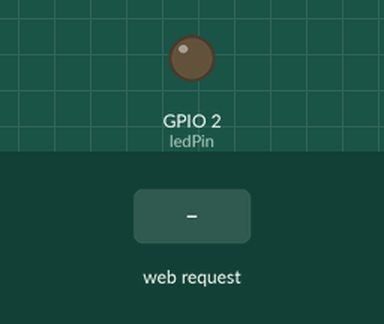
Bench run of a sketch on a simulated ESP8266 (NodeMCU). On the bench: output pins drawn as LEDs (lit = HIGH). The inputs (shaded band) are chosen by the test bench. WiFi joins after 1.5 s; servers stay silent unless stated; what the sketch prints to the serial monitor is not drawn.

Above: at 2.7 s.
2.8 s: HTTP request GET /LED=OFF received
At 3.5 s:
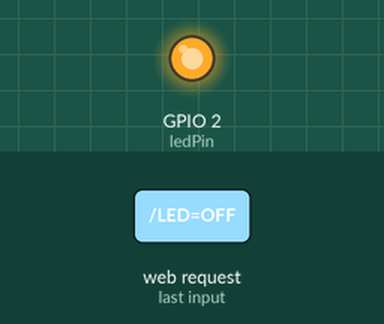
4.3 s: HTTP request GET /LED=ON received
At 4.6 s:
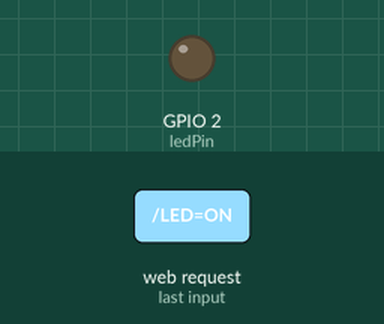
Timing chart, 0 to 7.3 s (numbered marks = the images above; inputs shaded):
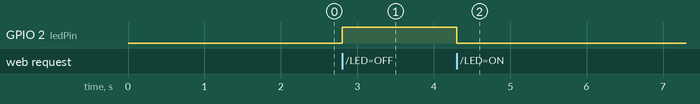

The sketch:

WiFi_Blink.ino
```cpp
#include <ESP8266WiFi.h>

const char* ssid = "robante_guest";
const char* password = "680c777656";

int ledPin = 2; // GPIO13
WiFiServer server(80);

void setup() {
  Serial.begin(115200);
  delay(10);

  pinMode(ledPin, OUTPUT);
  digitalWrite(ledPin, LOW);

  // Connect to WiFi network
  Serial.println();
  Serial.println();
  Serial.print("Connecting to ");
  Serial.println(ssid);

  WiFi.begin(ssid, password);

  while (WiFi.status() != WL_CONNECTED) {
    delay(500);
    Serial.print(".");
  }
  Serial.println("");
  Serial.println("WiFi connected");

  // Start the server
  server.begin();
  Serial.println("Server started");

  // Print the IP address
  Serial.print("Use this URL to connect: ");
  Serial.print("http://");
  Serial.print(WiFi.localIP());
  Serial.println("/");

}

void loop() {
  // Check if a client has connected
  WiFiClient client = server.available();
  if (!client) {
    return;
  }

  // Wait until the client sends some data
  Serial.println("new client");
  while(!client.available()){
    delay(1);
  }

  // Read the first line of the request
  String request = client.readStringUntil('\r');
  Serial.println(request);
  client.flush();

  // Match the request

  int value = LOW;
  if (request.indexOf("/LED=ON") != -1)  {
    digitalWrite(ledPin, LOW);
    value = LOW;
  }
  if (request.indexOf("/LED=OFF") != -1)  {
    digitalWrite(ledPin, HIGH);
    value = HIGH;
  }

// Set ledPin according to the request
//digitalWrite(ledPin, value);

  // Return the response
  client.println("HTTP/1.1 200 OK");
  client.println("Content-Type: text/html");
  client.println(""); //  do not forget this one
  client.println("<!DOCTYPE HTML>");
  client.println("<html>");

  client.print("Led pin is now: ");

  if(value == HIGH) {
    client.print("Off");
  } else {
    client.print("On");
  }
  client.println("<br><br>");
  client.println("<a href=\"/LED=ON\"\"><button>Turn On </button></a>");
  client.println("<a href=\"/LED=OFF\"\"><button>Turn Off </button></a><br />");
  client.println("</html>");

  delay(1);
  Serial.println("Client disonnected");
  Serial.println("");

}
```

Measured:
- after the input at 2.8 s, GPIO 2 (ledPin): LOW → HIGH at once
- after the input at 4.3 s, GPIO 2 (ledPin): HIGH → LOW at once
